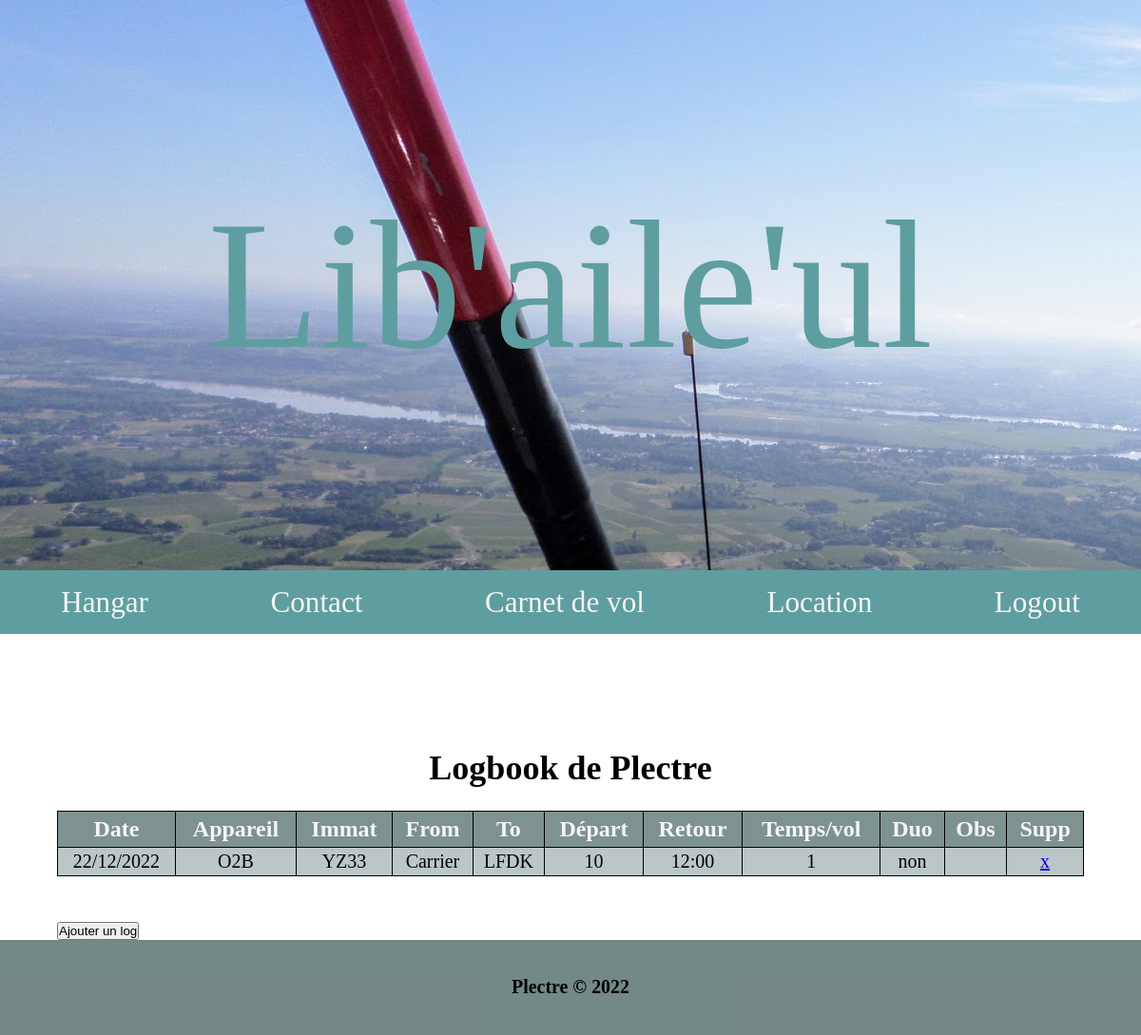
Page /logbook/ (signed in) on the earlier database version.
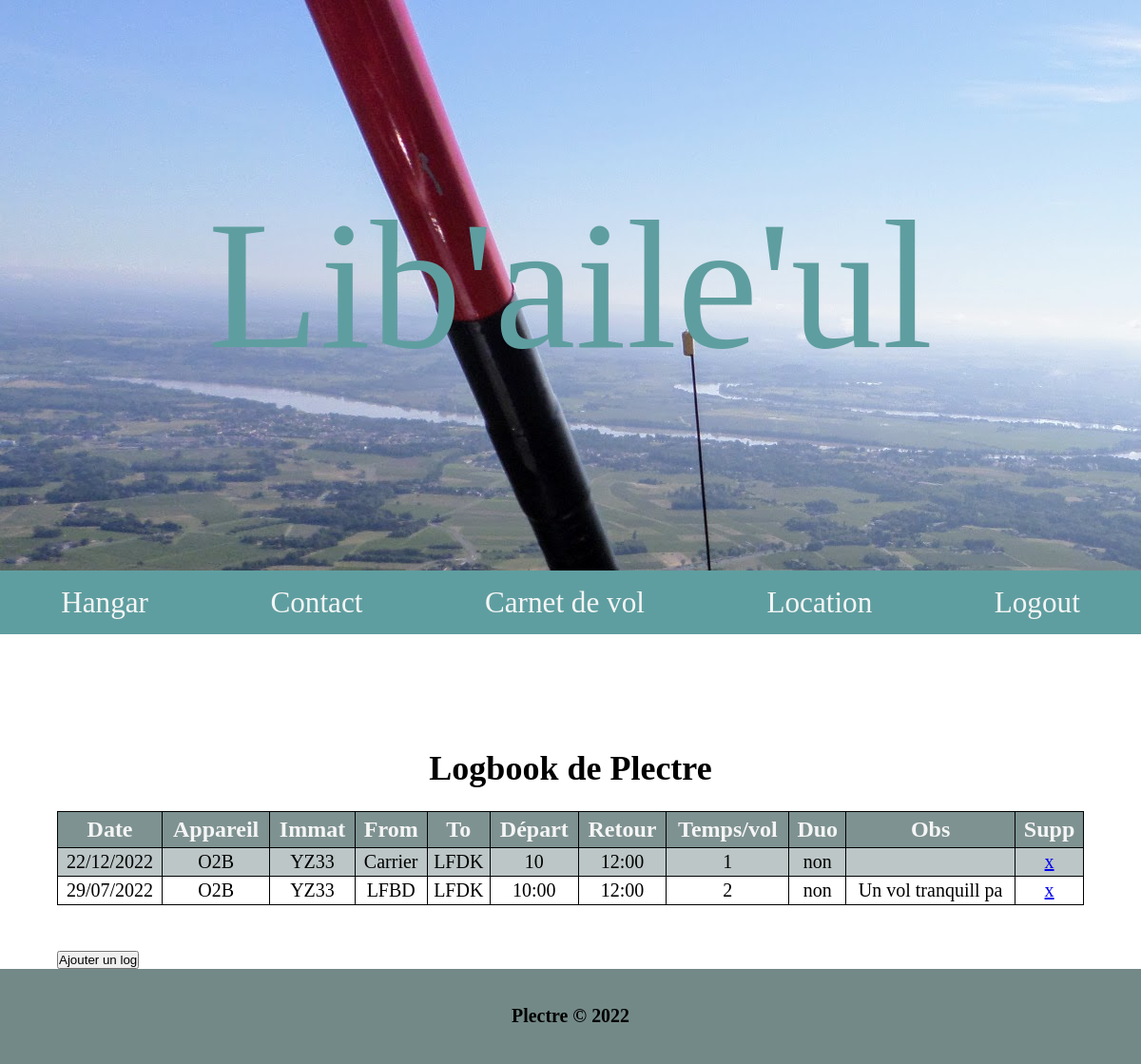
Same page on the later database version.
### logbook/models.py (models this page shows, shortened)
class LogBook(models.Model):
    user = models.CharField(max_length=20, default="noname")
    date = models.CharField(max_length=20)
    aircraft = models.CharField(max_length=20)
    ident = models.CharField(max_length=20)
    from_airport = models.CharField(max_length=20)
    to_airport = models.CharField(max_length=20)
    start = models.CharField(max_length=20)
    stop = models.CharField(max_length=20)
    flyTime = models.CharField(max_length=20)
    duo = models.BooleanField(default=False, blank=True)
    observations = models.TextField(max_length=200, blank=True, null=True)

### logbook/views.py (the view)
# urls.py: path('', views.index, name='index'),
def index(request):
    logs = LogBook.objects.filter(user=request.user.username)
    context = {
        'logs':logs,
    }
    return render(request, 'logbook/index.html', context)

### logbook/templates/logbook/index.html (shortened to what this page needs)
{% extends 'hangar/base.html' %}
{% block content %}
<div class="logbook">
    <div class="logbook-table">
        <table>
            <caption><h2>Logbook de {{ user.username|capfirst }}</h2></caption>
            <thead>
                    <tr>
                        <th>Date</th>
                        <th>Appareil</th>
                        <th>Immat</th>
                        <th>From</th>
                        <th>To</th>
                        <th>Départ</th>
                        <th>Retour</th>
                        <th>Temps/vol</th>
                        <th>Duo</th>
                        <th>Obs</th>
                        <th>Supp</th>
                    </tr>
                </thead>
            </div>
            <tbody>
                {% for log in logs %}
                <tr>
                    <td>{{ log.date }}</td>
                    <td>{{ log.aircraft }}</td>
                    <td>{{ log.ident }}</td>
                    <td>{{ log.from_airport }}</td>
                    <td>{{ log.to_airport }}</td>
                    <td>{{ log.start }}</td>
                    <td>{{ log.stop }}</td>
                    <td>{{ log.flyTime }}</td>
                    {% if log.duo %}
                    <td>oui</td>
                    {% else %}
                    <td>non</td>
                    {% endif %}
                    <td>{{ log.observations }}</td>
                    <td><a href="{% url 'logbook:delete' log_id=log.id %}">x</a></td>
                </tr>
                {% endfor%}
            </tbody>
    </div>
    <div class="logbook-btn-add">
        <a href="{% url 'logbook:form' %}">
            <button>Ajouter un log</button>
        </a>
    </div>
</div>
{% endblock %}

Differences in the rows shown:
added LogBook: date "29/07/2022", aircraft "O2B", ident "YZ33", from_airport "LFBD", to_airport "LFDK", start "10:00", stop "12:00", flyTime "2", duo "non", observations "Un vol tranquill pa"
